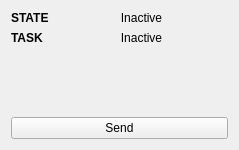
<?xml version="1.0" encoding="UTF-8"?>
<ui version="4.0">
 <class>HomebotPanel</class>
 <widget class="QWidget" name="HomebotPanel">
  <property name="geometry">
   <rect>
    <x>0</x>
    <y>0</y>
    <width>239</width>
    <height>150</height>
   </rect>
  </property>
  <layout class="QGridLayout" name="gridLayout_2">
   <item row="0" column="0">
    <layout class="QGridLayout" name="gridLayout">
     <item row="0" column="0">
      <layout class="QFormLayout" name="formLayout">
       <item row="0" column="0">
        <widget class="QLabel" name="stateLabel">
         <property name="font">
          <font>
           <weight>75</weight>
           <bold>true</bold>
          </font>
         </property>
         <property name="text">
          <string>STATE</string>
         </property>
        </widget>
       </item>
       <item row="0" column="1">
        <widget class="QLabel" name="state">
         <property name="text">
          <string>Inactive</string>
         </property>
         <property name="alignment">
          <set>Qt::AlignCenter</set>
         </property>
        </widget>
       </item>
       <item row="1" column="0">
        <widget class="QLabel" name="taskLabel">
         <property name="font">
          <font>
           <weight>75</weight>
           <bold>true</bold>
          </font>
         </property>
         <property name="text">
          <string>TASK</string>
         </property>
        </widget>
       </item>
       <item row="1" column="1">
        <widget class="QLabel" name="task">
         <property name="text">
          <string>Inactive</string>
         </property>
         <property name="alignment">
          <set>Qt::AlignCenter</set>
         </property>
        </widget>
       </item>
      </layout>
     </item>
     <item row="1" column="0">
      <widget class="QPushButton" name="pushButton">
       <property name="text">
        <string>Send</string>
       </property>
      </widget>
     </item>
    </layout>
   </item>
  </layout>
 </widget>
 <resources/>
 <connections/>
</ui>
